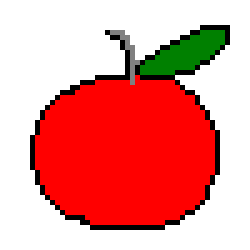
#> input picture imagetoBRAM/apple.bmp, 50 x 50 px (shown 5 times larger)
$ python image2ROM.py   (older library calls are emulated)
#> lines starting #> are read from the running program, lines starting #| are printed output that depends on the picture
#> in generate, im is the input picture: shape (50, 50, 3); mean R, G, B 231.2, 146.3, 142.1
#| width: 50, height: 50
#credit to Joey at https://embeddedthoughts.com/2016/07/30/storing-image-data-in-block-ram-on-a-xilinx-fpga/ for the image to bram script.
#edited by Waylon to get it working with newer versions of python and making a monochrome version of the script.

# converts image to Verilog HDL that infers a ROM using Xilinx Block RAM
# note: 12-bit color map word is r3, r2, r1, r0, g3, g2, g1, g0, b3, b2, b1, b0

#from scipy import misc
import imageio.v2 as imageio
import math

# returns string of 12-bit color at row x, column y of image
def get_color_bits(im, y, x):
    # convert color components to byte string and slice needed upper bits
    b  = format(im[y][x][0], 'b').zfill(8)
    rx = b[0:4]
    b  = format(im[y][x][1], 'b').zfill(8)
    gx = b[0:4]
    b  = format(im[y][x][2], 'b').zfill(8)
    bx = b[0:4]

    # return concatination of RGB bits
    return str(rx+gx+bx)

# write to file Verilog HDL
# takes name of file, image array,
# pixel coordinates of background color to mask as 0
def rom_12_bit(name, im, mask=False, rem_x=-1, rem_y=-1):

    # get colorbyte of background color
    # if coordinates left at default, map all data without masking
#> called with name = 'apple.bmp', mask = False, rem_x = -1, rem_y = -1
    if rem_x == -1 or rem_y == -1:
        a = "000000000000"

    # else set mask compare byte
    else:
        a = get_color_bits(im, rem_x, rem_y)

    # make output filename from input
    file_name = name.split('.')[0] + "_12_bit_rom.v"

    # open file
    f = open(file_name, 'w')

    # get image dimensions
    y_max, x_max, z = im.shape
#> y_max = 50; x_max = 50; z = 3

    # get width of row and column case words
    row_width = math.ceil(math.log(y_max-1,2))
#> row_width = 6
    col_width = math.ceil(math.log(x_max-1,2))
#> col_width = 6

    # write beginning part of module up to case statements
    f.write("module " + name.split('.')[0] + "_rom\n\t(\n\t\t")
    f.write("input wire clk,\n\t\tinput wire [" + str(row_width-1) + ":0] row,\n\t\t")
    f.write("input wire [" + str(col_width-1) + ":0] col,\n\t\t")
    f.write("output reg [11:0] color_data\n\t);\n\n\t")
    f.write("(* rom_style = \"block\" *)\n\n\t//signal declaration\n\t")
    f.write("reg [" + str(row_width-1) + ":0] row_reg;\n\t")
    f.write("reg [" + str(col_width-1) + ":0] col_reg;\n\n\t")
    f.write("always @(posedge clk)\n\t\tbegin\n\t\trow_reg <= row;\n\t\tcol_reg <= col;\n\t\tend\n\n\t")
    f.write("always @*\n\tcase ({row_reg, col_reg})\n")


    # loops through y rows and x columns
    for y in range(y_max):
        for x in range(x_max):
            # write : color_data =
            case = format(y, 'b').zfill(row_width) + format(x, 'b').zfill(col_width)
            f.write("\t\t" + str(row_width + col_width) + "'b" + case + ": color_data = " + str(12) + "'b")

            # if mask is set to false, just write color data
            if(mask == False):
                f.write(get_color_bits(im, y, x))
                f.write(";\n")

            elif(get_color_bits(im, y, x) != a):
                # write color bits to file
                f.write(get_color_bits(im, y, x))
                f.write(";\n")

            else:
                f.write("000000000000;\n")

        f.write("\n")

    # write end of module
    f.write("\t\tdefault: color_data = 12'b000000000000;\n\tendcase\nendmodule")

    # close file
    f.close()

# driver function
def generate(name, rem_x=-1, rem_y=-1):
    #im = misc.imread(name, mode = 'RGB')
    im = imageio.imread(name)
    print("width: " + str(im.shape[1]) + ", height: " + str(im.shape[0]))
    rom_12_bit(name, im)

# generate rom from full bitmap image
generate("apple.bmp")
generate("strawberry.bmp")
#> call 2 of generate, with name = 'strawberry.bmp', rem_x = -1, rem_y = -1
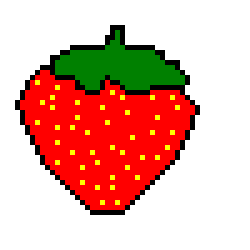
#> input picture imagetoBRAM/strawberry.bmp, 50 x 50 px (shown 5 times larger)
#> in generate, im is the input picture: shape (50, 50, 3); mean R, G, B 225.3, 175.2, 162.6
#| width: 50, height: 50
generate("cherry.bmp")
#> call 3 of generate, with name = 'cherry.bmp', rem_x = -1, rem_y = -1
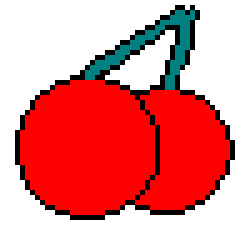
#> input picture imagetoBRAM/cherry.bmp, 50 x 50 px (shown 5 times larger)
#> in generate, im is the input picture: shape (50, 50, 3); mean R, G, B 227.8, 141.8, 141.8
#| width: 50, height: 50
generate("grape.bmp")
#> call 4 of generate, with name = 'grape.bmp', rem_x = -1, rem_y = -1
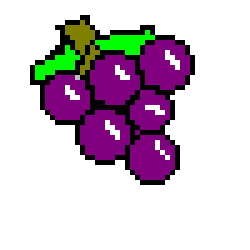
#> input picture imagetoBRAM/grape.bmp, 50 x 50 px (shown 5 times larger)
#> in generate, im is the input picture: shape (50, 50, 3); mean R, G, B 206.3, 192.4, 204.7
#| width: 50, height: 50
